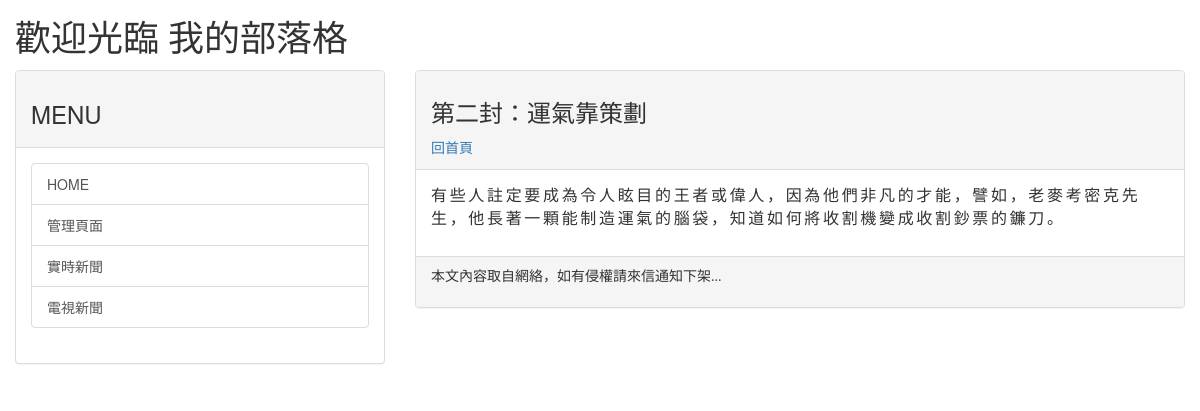
/post/002/, run on the app's committed database.
### mainsite/models.py (models this page shows, shortened)
class Post(models.Model):
    title = models.CharField(max_length=200)
    slug = models.CharField(max_length=200)
    body = models.TextField()
    pub_date = models.DateTimeField(default=timezone.now)
    class Meta:
        ordering = ('pub_date',)

### mainsite/views.py (the view)
# urls.py: path('post/<slug:slug>/', showpost),
def showpost(request, slug):
    template = get_template('post.html')
    try:
        post = Post.objects.get(slug=slug)
        if post != None:
            html = template.render(locals())
            return HttpResponse(html)
    except:
        return redirect('/')

### templates/post.html (shortened to what this page needs)
{% extends 'base.html' %}
{% block headmessage %}
    <h3 style='font-family:微軟正黑體;'>{{ post.title }}</h3>
    <a style='font-family:微軟正黑體;' href='/'>回首頁</a>
{% endblock %}
{% block content %}
    <p style='font-family:微軟正黑體;font-size:12pt;letter-spacing:2pt;'>
        {{ post.body | safe}}
    </p>
{% endblock %}

### data on the page
Post: title "第二封：運氣靠策劃", body "有些人註定要成為令人眩目的王者或偉人，因為他們非凡的才能，譬如，老麥考密克先生，他長著一顆能制造運氣的腦袋，知道如何將收割機變成收割鈔票的鐮刀。"
